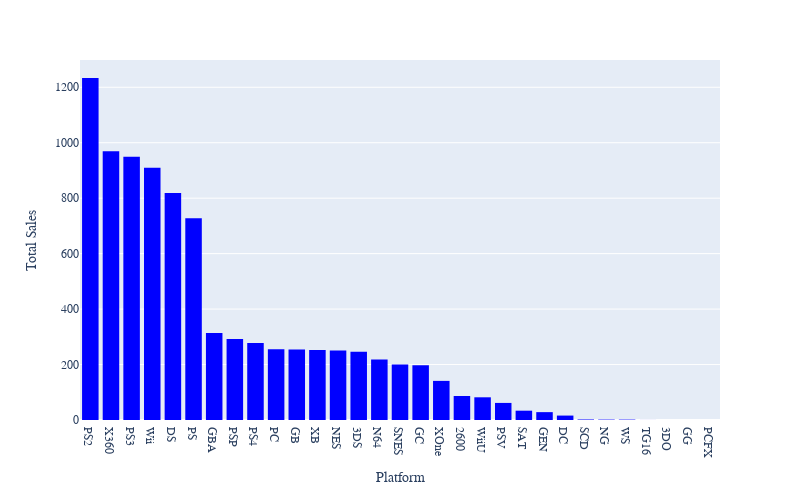

Source (notebook cell):
### Code cell
px.histogram(data_frame=df,
             x='Platform',
             y='World Sales',
             color_discrete_sequence=['blue'],
             width=800,
             labels=True,
             height=500).update_layout(font_family="Tahoma")\
            .update_layout(xaxis={'categoryorder':'total descending'},yaxis_title='Total Sales')

### Figure 1 — Plotly figure (JSON) as saved in the notebook; plotly's stock layout.template omitted (floating-point values rounded to 4 significant figures; data arrays with more than 128 entries replaced by an {"elided": "..."} marker saying what was removed)
{"data": [{"alignmentgroup": "True", "bingroup": "x", "histfunc": "sum", "hovertemplate": "Platform=%{x}<br>sum of World Sales=%{y}<extra></extra>", "legendgroup": "", "marker": {"color": "blue", "pattern": {"shape": ""}}, "name": "", "offsetgroup": "", "orientation": "v", "showlegend": false, "type": "histogram", "x": {"elided": "16323 str values"}, "xaxis": "x", "y": {"elided": "16323 float values"}, "yaxis": "y"}], "layout": {"barmode": "relative", "font": {"family": "Tahoma"}, "height": 500, "legend": {"tracegroupgap": 0}, "margin": {"t": 60}, "width": 800, "xaxis": {"anchor": "y", "categoryorder": "total descending", "domain": [0, 1], "title": {"text": "Platform"}}, "yaxis": {"anchor": "x", "domain": [0, 1], "title": {"text": "Total Sales"}}}}
